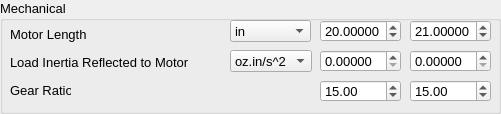
     <widget class="QGroupBox" name="groupBox_4">
      <property name="geometry">
       <rect>
        <x>610</x>
        <y>170</y>
        <width>501</width>
        <height>114</height>
       </rect>
      </property>
      <property name="font">
       <font>
        <pointsize>10</pointsize>
       </font>
      </property>
      <property name="title">
       <string>Mechanical</string>
      </property>
      <widget class="QLabel" name="label_31">
       <property name="geometry">
        <rect>
         <x>10</x>
         <y>26</y>
         <width>77</width>
         <height>16</height>
        </rect>
       </property>
       <property name="text">
        <string>Motor Length</string>
       </property>
      </widget>
      <widget class="QComboBox" name="R_MtrLength_unit">
       <property name="geometry">
        <rect>
         <x>230</x>
         <y>20</y>
         <width>81</width>
         <height>22</height>
        </rect>
       </property>
       <item>
        <property name="text">
         <string>in</string>
        </property>
       </item>
       <item>
        <property name="text">
         <string>m</string>
        </property>
       </item>
       <item>
        <property name="text">
         <string>mm</string>
        </property>
       </item>
      </widget>
      <widget class="QDoubleSpinBox" name="R_MtrLength_1">
       <property name="geometry">
        <rect>
         <x>320</x>
         <y>20</y>
         <width>81</width>
         <height>22</height>
        </rect>
       </property>
       <property name="decimals">
        <number>5</number>
       </property>
       <property name="singleStep">
        <double>0.000100000000000</double>
       </property>
       <property name="value">
        <double>20.000000000000000</double>
       </property>
      </widget>
      <widget class="QDoubleSpinBox" name="R_MtrLength_2">
       <property name="geometry">
        <rect>
         <x>410</x>
         <y>20</y>
         <width>81</width>
         <height>22</height>
        </rect>
       </property>
       <property name="decimals">
        <number>5</number>
       </property>
       <property name="singleStep">
        <double>0.000100000000000</double>
       </property>
       <property name="value">
        <double>21.000000000000000</double>
       </property>
      </widget>
      <widget class="QLabel" name="label_32">
       <property name="geometry">
        <rect>
         <x>10</x>
         <y>54</y>
         <width>180</width>
         <height>16</height>
        </rect>
       </property>
       <property name="text">
        <string>Load Inertia Reflected to Motor</string>
       </property>
      </widget>
      <widget class="QComboBox" name="R_LoadInertia_unit">
       <property name="geometry">
        <rect>
         <x>230</x>
         <y>50</y>
         <width>82</width>
         <height>22</height>
        </rect>
       </property>
       <item>
        <property name="text">
         <string>oz.in/s^2</string>
        </property>
       </item>
       <item>
        <property name="text">
         <string>kg.m/s^2</string>
        </property>
       </item>
      </widget>
      <widget class="QDoubleSpinBox" name="R_LoadInertia_1">
       <property name="geometry">
        <rect>
         <x>320</x>
         <y>50</y>
         <width>81</width>
         <height>22</height>
        </rect>
       </property>
       <property name="decimals">
        <number>5</number>
       </property>
       <property name="singleStep">
        <double>0.000100000000000</double>
       </property>
      </widget>
      <widget class="QDoubleSpinBox" name="R_LoadInertia_2">
       <property name="geometry">
        <rect>
         <x>410</x>
         <y>50</y>
         <width>81</width>
         <height>22</height>
        </rect>
       </property>
       <property name="decimals">
        <number>5</number>
       </property>
       <property name="singleStep">
        <double>0.000100000000000</double>
       </property>
      </widget>
      <widget class="QLabel" name="label_33">
       <property name="geometry">
        <rect>
         <x>10</x>
         <y>82</y>
         <width>61</width>
         <height>16</height>
        </rect>
       </property>
       <property name="text">
        <string>Gear Ratio</string>
       </property>
      </widget>
      <widget class="QDoubleSpinBox" name="R_GearRatio_1">
       <property name="geometry">
        <rect>
         <x>320</x>
         <y>80</y>
         <width>81</width>
         <height>22</height>
        </rect>
       </property>
       <property name="value">
        <double>15.000000000000000</double>
       </property>
      </widget>
      <widget class="QDoubleSpinBox" name="R_GearRatio_2">
       <property name="geometry">
        <rect>
         <x>410</x>
         <y>80</y>
         <width>81</width>
         <height>22</height>
        </rect>
       </property>
       <property name="value">
        <double>15.000000000000000</double>
       </property>
      </widget>
     </widget>
